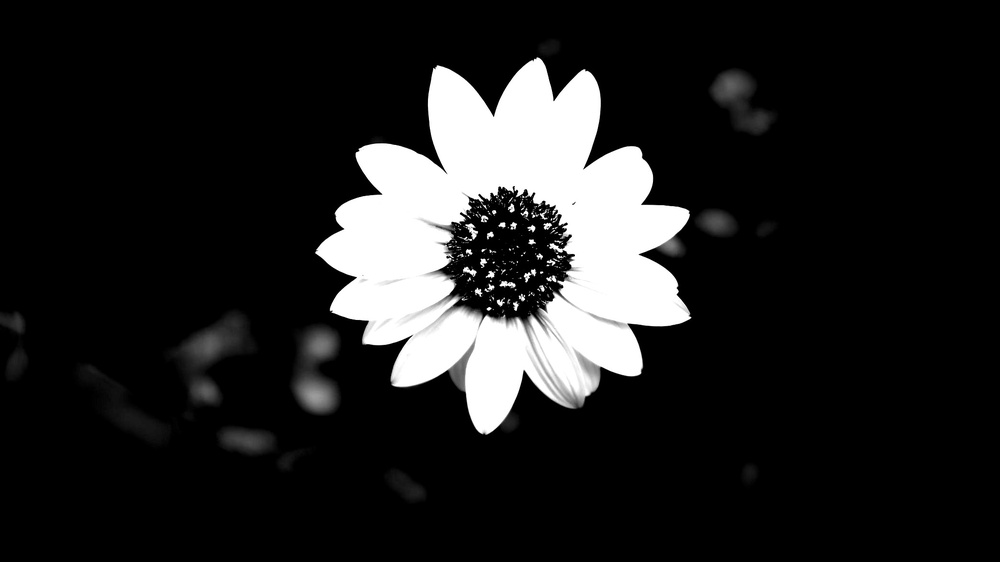
#> input picture examples/flower_large.jpeg, 1000 x 562 px, shrunk from 2089 x 1175 before the run
$ python maze.py examples/flower_large.jpeg
#> lines starting #> are read from the running program, lines starting #| are printed output that depends on the picture; after the words box and inside, x2 and y2 are one past the last pixel; in counts of white or black regions, pixels touching at a corner belong together
# maze.py
# goal: draw a maze that looks like a picture
# author: Vilas Winstein

################################################################
# FUNCTIONS FOR GENERATING A SET OF VERTICES BASED ON AN IMAGE #
################################################################

import imageio
import numpy as np
import random

# import an image from a filename
# returns an image matrix
def import_image(filename, channel='brightness'):
    pic = imageio.imread(filename)

    if len(pic.shape) == 2:
        return pic

    if (channel == 'brightness'):
        return np.array([ [ int(0.2126*x[0] + 0.7152*x[1] + 0.0722*x[2]) for x in row ] for row in pic ])

    if (channel == 'red'):
        return pic[:,:,0]

    if (channel == 'green'):
        return pic[:,:,1]

    if (channel == 'blue'):
        return pic[:,:,2]

    raise ValueError("Value of string parameter 'channel' must be 'brightness', 'red', 'green', or 'blue'")

# take an image and turn it into a matrix of probabilities.
# resolution is a tuple, and the image is a matrix of 0-255 values.
# in the original image, lower values are darker, but in the matrix of probabilities, lower values are lighter.
def probabilities_from_image(image, resolution=None, invert=False):
    rowskip = 1
    colskip = 1
    numrows = image.shape[0]
    numcols = image.shape[1]

    if resolution != None:
        rowskip = int(image.shape[0] / resolution[0])
        colskip = int(image.shape[1] / resolution[1])
        numrows = resolution[0]
        numcols = resolution[1]

    probabilities = None

    if invert:
        probabilities = np.array([[ image[(i * rowskip, j * colskip)] for j in range(numcols) ] for i in range(numrows) ])
    else:
        probabilities = np.array([[ 255 - image[(i * rowskip, j * colskip)] for j in range(numcols) ] for i in range(numrows) ])

    for row in range(probabilities.shape[0]):
        probabilities[(row,0)] = 255
        probabilities[(row,numcols-1)] = 255

    for col in range(probabilities.shape[1]):
        probabilities[(0,col)] = 255
        probabilities[(numrows-1,col)] = 255

    return probabilities

# take a matrix of probabilities and return the indicator matrix of a random vertex set.
# the random vertex set will be a matrix with the same dimension as the input, containing a 1 if the vertex is in the set and a 0 otherwise.
def random_vertex_indicator_matrix(probabilities):
    return np.array([[random.choices([0,1],weights=[255-x,x])[0] for x in row] for row in probabilities])


#########################################################################
# FUNCTIONS FOR MAKING AN ADJACENCY MATRIX OUT OF VERTICES IN THE PLANE #
#########################################################################

import math

# extract the indices of the random vertex set that contain a 1
def get_vertices(indicatormatrix):
    vertices = []

    for row in range(indicatormatrix.shape[0]):
        for col in range(indicatormatrix.shape[1]):
            if indicatormatrix[(row,col)] == 1:
                vertices += [(row,col)]

    random.shuffle(vertices)
    return vertices

# get euclidean distance between two points
def euclidean_distance(p, q):
    return math.sqrt((p[0]-q[0])**2 + (p[1]-q[1])**2)

# get l1 distance between two points
def l1_distance(p, q):
    return abs(p[0]-q[0]) + abs(p[1]-q[1])

# see if two vertices are adjacent and on the boundary
# [12 lines left out: function adjacent_boundary_vertices, not called in this run]

# see if the given pair of vertices are the boundary of the entry door
def is_door(p, q, imageshape):
    if set([p,q]) == set([(0,0), (1,0)]):
        return True

# create a weighted adjacency matrix for the vertices
# the boundary edges will all have minimum weight (of -1), except for the entry door
# WARNING: Nonzero randomness may result in an unsolvable maze.
# However, zero randomness does make the maze look homogeneous near the walls.
def adjacency_matrix(vertices, imageshape, l1=False, randomness=0.1):
    mat = None
    distance = None
    maxnum = None
    n = len(vertices)
    mat = np.zeros((n,n))
    maxnum = float('inf')

    if l1:
        distance = l1_distance
    else:
        distance = euclidean_distance

    for i in range(n):
        for j in range(n):
            if i == j:
                mat[(i,j)] = maxnum
            elif adjacent_boundary_vertices(vertices[i], vertices[j], imageshape):
                if is_door(vertices[i], vertices[j], imageshape):
                    mat[(i,j)] = maxnum
                else:
                    mat[(i,j)] = 0
            else:
                mat[(i,j)] = random.gauss(distance(vertices[i], vertices[j]), randomness)

    return mat


####################################################
# PRIM'S ALGORITHM (COPIED FROM GEEKSFORGEEKS.ORG) #
####################################################

# A utility function to find the vertex with
# minimum distance value, from the set of vertices
# not yet included in shortest path tree
# [76 lines left out: functions minKey, primMST, tree_from_parent, remove_other_door, not called in this run]


##################################
# FUNCTIONS FOR DRAWING THE MAZE #
##################################

import graphics
from PIL import Image as NewImage

# turn a tuple into a point on the plane
# [37 lines left out: functions translate_point, draw_graph, not called in this run]


########################################
# WHEN THIS FILE IS RUN AS A SCRIPT... #
########################################

import sys
import ast
import time

# time the program in splits
def timesplit(title, titlewidth=30, decimalplaces=5):
    global last_checkpoint
    this_checkpoint = time.time()

    if verbose:
        print(title, 'took', ' '*(titlewidth-len(title)), ('{:.'+str(decimalplaces)+'f}').format(this_checkpoint - last_checkpoint), 'seconds')

    last_checkpoint = this_checkpoint

# [120 lines left out: functions is_pair_of_positive_ints, is_nonnegative_real, is_positive_int, print_help_message, not called in this run]

boolean_args = ['-l1', '-invert', '-v']
string_args  = ['-in', '-out', '-channel', '-wallcolor', '-bgcolor']
int_args     = ['-wallwidth', '-hallwaywidth', '-borderwidth']
other_args   = {
        '-resolution' : (is_pair_of_positive_ints, 'a pair of positive integers'),
        '-randomness' : (is_nonnegative_real, 'a nonnegative real number')
    }


# MAIN CODE BLOCK
if __name__ == '__main__':

    # DEFAULT ARGUMENTs

    arg_dict = {
            '-l1' : False,
            '-invert' : False,
            '-v' : False,

            '-in' : None,
            '-out' : None,
            '-channel' : 'brightness',
            '-wallcolor' : 'black',
            '-bgcolor' : 'white',

            '-wallwidth' : 5,
            '-hallwaywidth' : 8,
            '-borderwidth' : 20,

            '-resolution' : None,
            '-randomness' : 0.1
        }


    # PARSE USER ARGUMENTS

    arguments = sys.argv[1:]

    arguments_lower = [ x.lower() for x in arguments ]

    if '-help' in arguments_lower or '--help' in arguments_lower or 'help' in arguments_lower:
        print_help_message()
        sys.exit()

    for arg in boolean_args:
        if arg in arguments:
            index = arguments.index(arg)
            del arguments[index]

            arg_dict[arg] = True

    for arg in string_args:
        if arg in arguments:
            index = arguments.index(arg)
            del arguments[index]

            if index >= len(arguments):
                print('Error: no argument given for', arg)
                sys.exit()

            arg_dict[arg] = arguments[index]
            del arguments[index]

    for arg in int_args:
        if arg in arguments:
            index = arguments.index(arg)
            del arguments[index]

            if index >= len(arguments):
                print('Error: no argument given for', arg)
                sys.exit()

            try:
                arg_dict[arg] = ast.literal_eval(arguments[index])
            except:
                print('Error: couldn\'t parse argument to', arg)
                sys.exit()

            del arguments[index]

            if not is_positive_int(arg_dict[arg]):
                print('Error:', arg, 'argument,', arg_dict[arg], 'is not a positive integer')
                sys.exit()

    for arg in other_args:
        if arg in arguments:
            index = arguments.index(arg)
            del arguments[index]

            if index >= len(arguments):
                print('Error: no argument given for', arg)
                sys.exit()

            try:
                arg_dict[arg] = ast.literal_eval(arguments[index])
            except:
                print('Error: couldn\'t parse argument to', arg)
                sys.exit()

            del arguments[index]

            if not other_args[arg][0](arg_dict[arg]):
                print('Error:', arg, 'argument,', arg_dict[arg], ', is not', other_args[arg][1])
                sys.exit()

    if arg_dict['-in'] == None:
        if len(arguments) < 1:
            print('Error: no input filename given')
            sys.exit()
        else:
            arg_dict['-in'] = arguments[0]
            del arguments[0]

    if arg_dict['-out'] == None and len(arguments) > 0:
        arg_dict['-out'] = arguments[0]
        del arguments[0]

    if len(arguments) > 0:
        print('Error: extraneous arguments given.\nType \'python maze.py -help\' for help.')
        sys.exit()

    if arg_dict['-resolution'] != None:
        arg_dict['-resolution'] = (arg_dict['-resolution'][1], arg_dict['-resolution'][0])


    # ACTUALLY RUN THE PROGRAM

    verbose = arg_dict['-v']

    last_checkpoint = time.time()

    image = import_image(arg_dict['-in'], channel=arg_dict['-channel'])
#> in import_image, pic is the input picture: shape (562, 1000, 3); min 0, max 255, mean 34.2
#> in import_image, `return np.array([ [ int(0.2126*x[0] + 0.7152*x[1] + 0.0722*x[2]) for x..`:
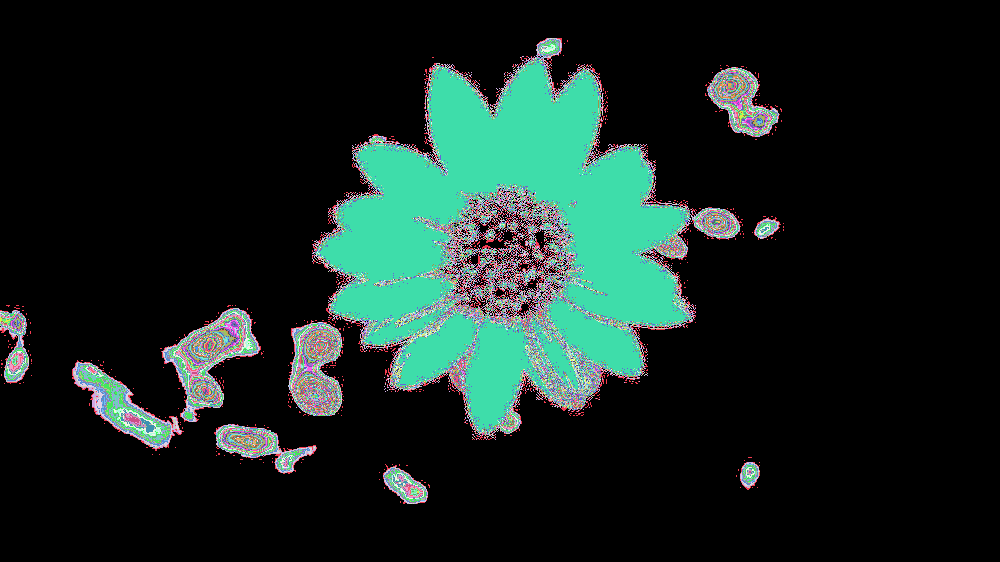
#> returned value: shape (562, 1000) int64; 203 distinct labels, from 0 to 254; one colour per label, 0 black
    timesplit('import_image')

    probs = probabilities_from_image(image, resolution=arg_dict['-resolution'], invert=arg_dict['-invert'])
#> in probabilities_from_image, `probabilities = np.array([[ 255 - image[(i * rowskip, j * colskip)] fo..`:
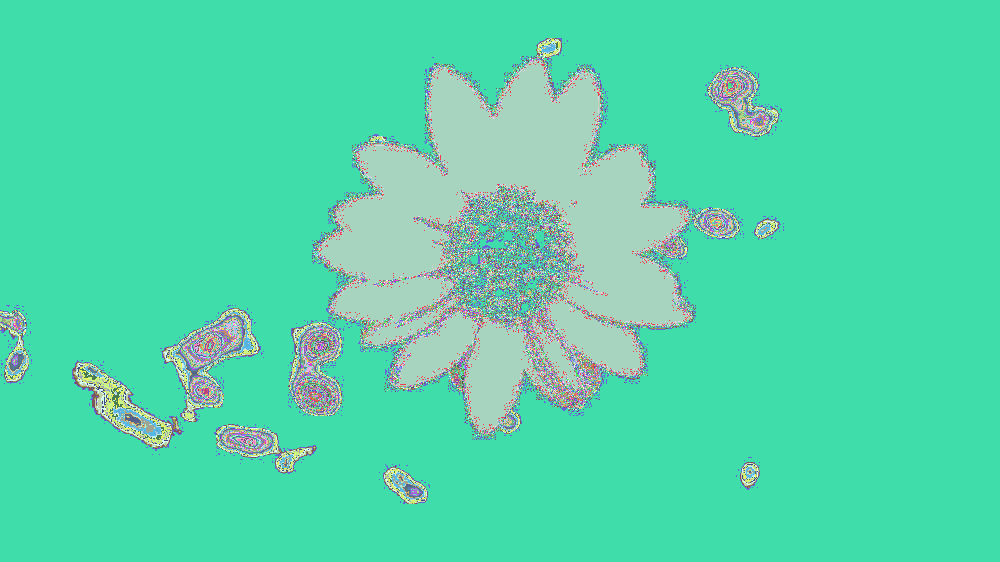
#> probabilities: shape (562, 1000) int64; 203 distinct labels, from 1 to 255; one colour per label, 0 black
#> after the loop in probabilities_from_image, `for row in range(probabilities.shape[0]):`: probabilities: shape (562, 1000) int64; 203 distinct labels, from 1 to 255
    timesplit('probabilities_from_image')

    if arg_dict['-resolution'] == None:
        imageshape = probs.shape
#> imageshape = (562, 1000)
    else:
        imageshape = arg_dict['-resolution']

    vim = random_vertex_indicator_matrix(probs)
#> in random_vertex_indicator_matrix, `return np.array([[random.choices([0,1],weights=[255-x,x])[0] for x in ..`:
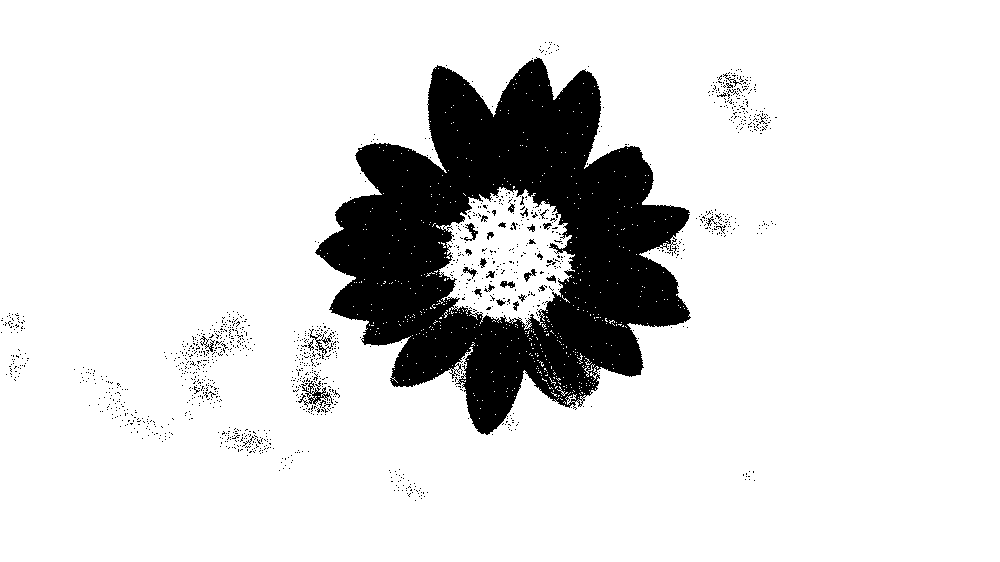
#> returned value: shape (562, 1000) int64; values 0 (black) and 1 (white), 86.6% white; 1361 black regions (1324 under 20 px), largest, box (x1, y1, x2, y2) and area: (315, 57, 691, 435) 71005, (298, 381, 333, 407) 280, (309, 329, 333, 355) 136
    timesplit('random_vertex_indicator_matrix')

    vertices = get_vertices(vim)
#> vertices = 486779 items
    timesplit('get_vertices')

    graph = adjacency_matrix(vertices, imageshape, l1=arg_dict['-l1'], randomness=arg_dict['-randomness'])
#> in adjacency_matrix, `n = len(vertices)`: n = 486779
#> (the run stopped early here; a loop or call above may not have finished)
